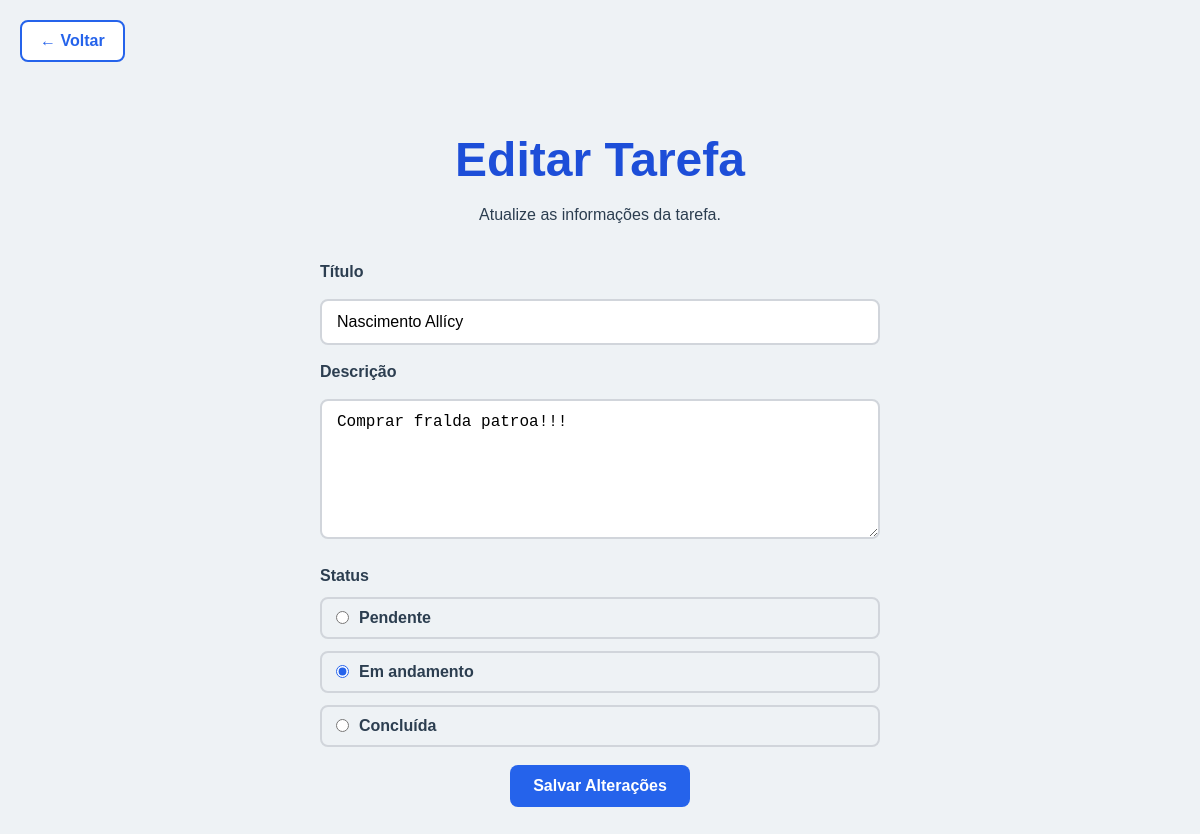
Page /editar/14 on the committed database.
### tables this page shows
CREATE TABLE tarefas (

            id INTEGER PRIMARY KEY AUTOINCREMENT,

            titulo TEXT NOT NULL,

            descricao TEXT NOT NULL,

            status TEXT NOT NULL

        );

### src/app.py (the view, shortened to what this page needs)
@app.route("/editar/<int:id>", methods=["GET", "POST"])
@app.route("/editar/<int:id>", methods=["GET", "POST"])
def atualizar_tarefa(id):
    tarefa = buscar_tarefa(id)
    return render_template(
        "editar_tarefa.html",
        tarefa=tarefa
    )

### src/database.py (called while the page is built)
def buscar_tarefa(id):
    conexao = sqlite3.connect(NOME_BANCO)
    conexao.row_factory = sqlite3.Row
    cursor = conexao.cursor()
    cursor.execute(
        "SELECT * FROM tarefas WHERE id = ?",
        (id,)
    )
    tarefa = cursor.fetchone()
    conexao.close()
    return tarefa

### src/templates/editar_tarefa.html (shortened to what this page needs)
<!DOCTYPE html>
<html lang="pt-BR">
<head>
    <link rel="stylesheet" href="../static/css/style.css">
</head>
<body>
    <a href="/tarefas" class="back-link">← Voltar</a>
    <main>
        <section class="form-container">
            <h1>Editar Tarefa</h1>
            <p>
                Atualize as informações da tarefa.
            </p>
            <form method="POST">
                <label for="titulo">Título</label>
                <input
                    type="text"
                    id="titulo"
                    name="titulo"
                    value="{{ tarefa.titulo }}"
                    required
                >
                <label for="descricao">Descrição</label>
                <textarea
                    id="descricao"
                    name="descricao"
                    required
                >{{ tarefa.descricao }}</textarea>
                <div class="status-group">
                    <label>Status</label>
                    <div>
                        <input
                            type="radio"
                            id="pendente"
                            name="status"
                            value="pendente"
                        >
                        <label for="pendente">Pendente</label>
                    </div>
                    <div>
                        <input
                            type="radio"
                            id="andamento"
                            name="status"
                            value="em_andamento"
                            {% if tarefa.status == "em_andamento" %}checked{% endif %}
                        >
                        <label for="andamento">Em andamento</label>
                    </div>
                    <div>
                        <input
                            type="radio"
                            id="concluida"
                            name="status"
                            value="concluida"
                        >
                        <label for="concluida">Concluída</label>
                    </div>
                </div>
                <button type="submit">
                    Salvar Alterações
                </button>
            </form>
        </section>
    </main>
</body>
</html>

### src/static/css/style.css (style rules this page uses)
* { margin: 0; padding: 0; box-sizing: border-box; }
body { font-family: Arial, Helvetica, sans-serif; background-color: #eef2f5; color: #2c3e50; }
main { display: flex; justify-content: center; padding: 50px 20px; }
.form-container { width: 100%; max-width: 600px; padding: 20px; text-align: center; }
form { display: flex; flex-direction: column; gap: 18px; margin-top: 30px; }
form label { font-weight: bold; text-align: left; }
form input[type="text"], form textarea { width: 100%; padding: 12px 15px; border: 2px solid #d1d5db; border-radius: 8px; font-size: 1rem; transition: all .3s ease; }
form textarea { min-height: 140px; resize: vertical; }
form button { width: 180px; align-self: center; padding: 12px; border: none; border-radius: 8px; background-color: #2563eb; color: white; font-size: 1rem; font-weight: bold; cursor: pointer; transition: all .3s ease; }
.status-group { display: flex; flex-direction: column; gap: 12px; margin-top: 10px; }
.status-group > label { font-weight: bold; margin-bottom: 5px; }
.status-group div { display: flex; align-items: center; gap: 10px; padding: 10px 14px; border: 2px solid #d1d5db; border-radius: 8px; cursor: pointer; transition: all .3s ease; }
.status-group input[type="radio"] { accent-color: #2563eb; cursor: pointer; }
.status-group label { margin: 0; cursor: pointer; }
.hero h1, .form-container h1, .tasks-container h1 { font-size: 3rem; color: #1d4ed8; margin-bottom: 15px; }
.hero p, .form-container p { font-size: 1rem; line-height: 1.6; margin-bottom: 35px; }
.back-link { display: inline-block; margin: 20px 0 0 20px; padding: 10px 18px; text-decoration: none; font-weight: bold; color: #2563eb; background-color: white; border: 2px solid #2563eb; border-radius: 8px; transition: all .3s ease; }

### rows in the picture
tarefas: titulo "Nascimento Allícy", descricao "Comprar fralda patroa!!!", status "☐ Pendente", status "☑ Em andamento", status "☐ Concluída"
